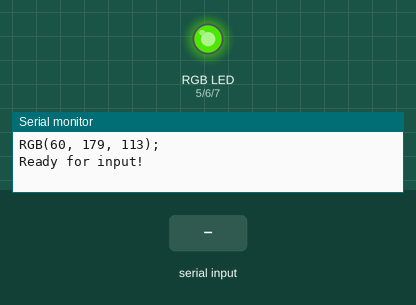
A sketch run on a simulated Arduino Uno, built with avr-gcc and run on an emulated ATmega328P. Shown: an RGB LED mixed from three pins (HIGH = lit), the last lines printed to the serial monitor. Inputs (shaded band) come from the test bench. Dim RGB values are drawn brighter than linear.

Above: at 1.2 s.
1.3 s: "90,45\n" received over Serial
At 2.9 s:
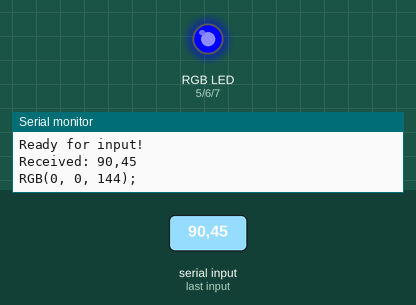
3.8 s: "5\n" received over Serial
At 5.9 s:
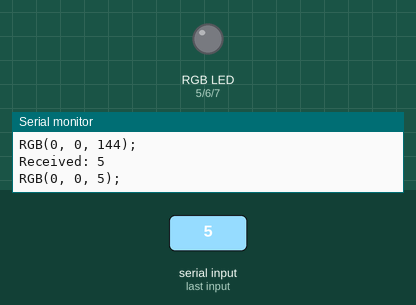
6.3 s: "200\n" received over Serial
At 7.9 s:
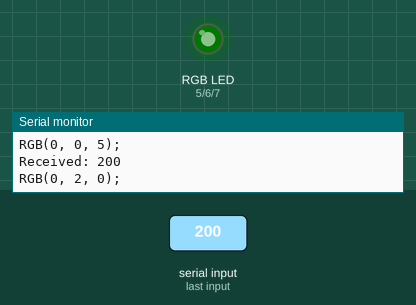
8.8 s: "30,150\n" received over Serial
At 11.0 s:
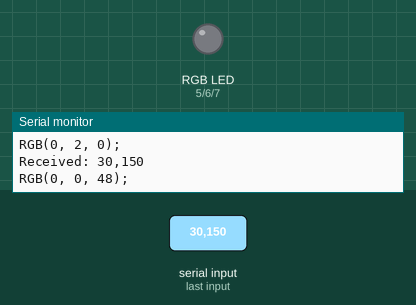
11.3 s: "90\n" received over Serial
At 12.9 s:
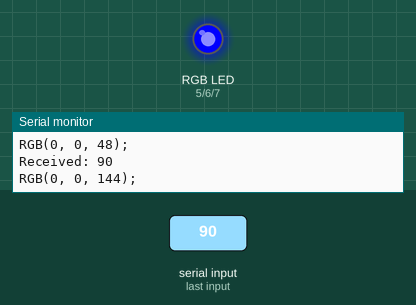
Timing chart, 0 to 14.4 s (numbered marks = the images above; inputs shaded):
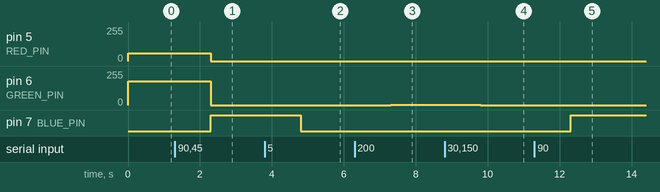

Measured:
- after the input at 1.3 s, pin 5 (RED_PIN): 60/255 → 0/255 after 1.0 s; pin 6 (GREEN_PIN): 179/255 → 0/255 after 1.0 s; pin 7 (BLUE_PIN): LOW → HIGH after 1.0 s
- after the input at 3.8 s, pin 7 (BLUE_PIN): HIGH → LOW after 1.0 s
- after the input at 6.3 s, pin 6 (GREEN_PIN): 0/255 → 2/255 after 1.0 s
- after the input at 8.8 s, pin 6 (GREEN_PIN): 2/255 → 0/255 after 1.0 s
- after the input at 11.3 s, pin 7 (BLUE_PIN): LOW → HIGH after 1.0 s

The sketch:

serialcontrolstrip.ino
```cpp
#define RED_PIN 5
#define GREEN_PIN 6
#define BLUE_PIN 7

int Red_Brightness = 255;
int Blue_Brightness = 0;
int Green_Brightness = 0;

String inString;

void setup(){
    Serial.begin(9600);
    pinMode(RED_PIN, OUTPUT);
    pinMode(GREEN_PIN, OUTPUT);
    pinMode(BLUE_PIN, OUTPUT);
    setColourFromHex("3cb371");
    writeColour();
    Serial.println("Ready for input!");
}

void loop(){
    if (Serial.available() > 0) {
        inString = Serial.readString(); // read the incoming byte:

        Serial.print("Received: ");
        Serial.println(inString);
        setColourFromHex(inString);
        writeColour();

        delay(1000);
    }
}
void writeColour(){
    Serial.print("RGB(");
    Serial.print(Red_Brightness);
    Serial.print(", ");
    Serial.print(Green_Brightness);
    Serial.print(", ");
    Serial.print(Blue_Brightness);
    Serial.println(");");
}

void setColourFromHex(String hexColour){
    long number = strtol(&hexColour[0], NULL, 16);
    // Split them up into r, g, b va\lues
    int r = number >> 16;
    int g = number >> 8 & 0xFF;
    int b = number & 0xFF;
    Red_Brightness = r;
    Green_Brightness =g;
    Blue_Brightness = b;

    analogWrite(RED_PIN, Red_Brightness);
    analogWrite(GREEN_PIN, Green_Brightness);
    analogWrite(BLUE_PIN, Blue_Brightness);
}
```
